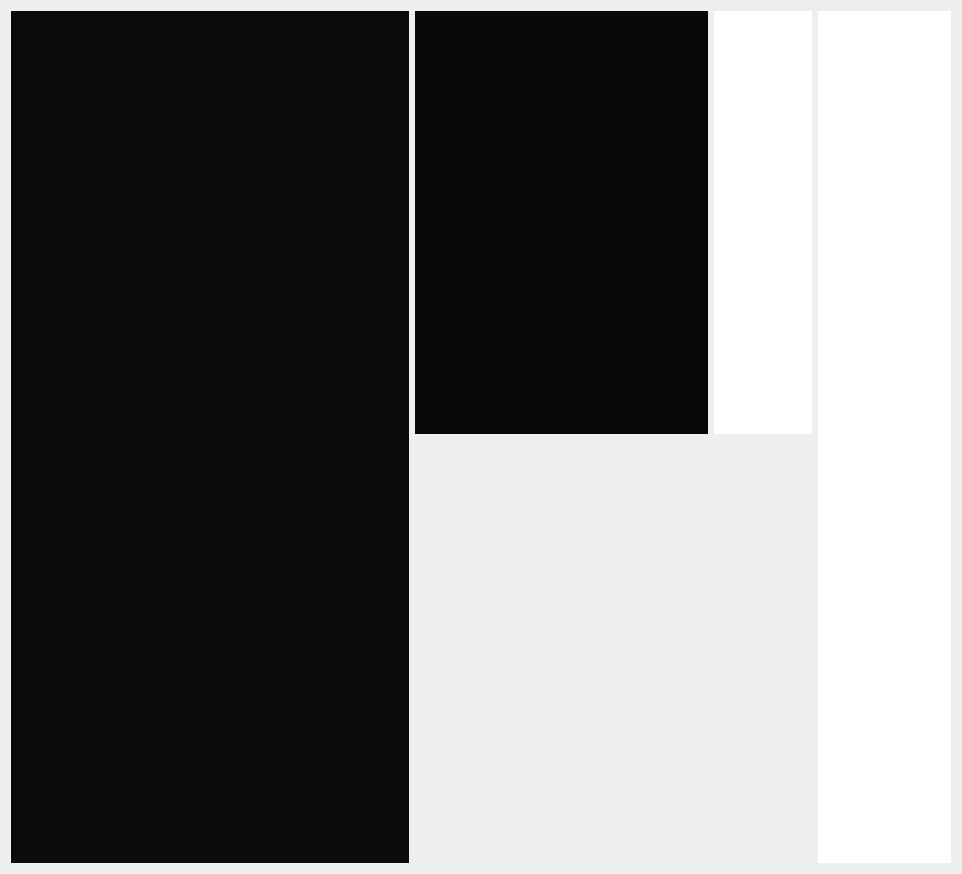
<?xml version="1.0" encoding="UTF-8"?>
<ui version="4.0">
 <class>glue_monitor</class>
 <widget class="QWidget" name="glue_monitor">
  <property name="geometry">
   <rect>
    <x>0</x>
    <y>0</y>
    <width>962</width>
    <height>874</height>
   </rect>
  </property>
  <property name="windowTitle">
   <string>实时界面</string>
  </property>
  <layout class="QHBoxLayout" name="horizontalLayout_2" stretch="3,3,1">
   <item>
    <widget class="QWidget" name="widget_2" native="true">
     <property name="styleSheet">
      <string notr="true">background-color: rgb(11, 11, 11);</string>
     </property>
    </widget>
   </item>
   <item>
    <widget class="QWidget" name="widget_7" native="true">
     <layout class="QVBoxLayout" name="verticalLayout" stretch="1,1">
      <property name="margin">
       <number>0</number>
      </property>
      <item>
       <widget class="QWidget" name="widget_6" native="true">
        <layout class="QHBoxLayout" name="horizontalLayout" stretch="3,1">
         <property name="spacing">
          <number>6</number>
         </property>
         <property name="margin">
          <number>0</number>
         </property>
         <item>
          <widget class="QWidget" name="widget_3" native="true">
           <property name="styleSheet">
            <string notr="true">background-color: rgb(9, 9, 9);</string>
           </property>
          </widget>
         </item>
         <item>
          <widget class="QWidget" name="widget_5" native="true">
           <property name="styleSheet">
            <string notr="true">background-color: rgb(255, 255, 255);</string>
           </property>
          </widget>
         </item>
        </layout>
       </widget>
      </item>
      <item>
       <widget class="QWidget" name="widget_4" native="true">
        <property name="styleSheet">
         <string notr="true"/>
        </property>
        <zorder>widget_2</zorder>
       </widget>
      </item>
     </layout>
    </widget>
   </item>
   <item>
    <widget class="QWidget" name="widget" native="true">
     <property name="styleSheet">
      <string notr="true">background-color: rgb(255, 255, 255);</string>
     </property>
    </widget>
   </item>
  </layout>
 </widget>
 <resources/>
 <connections/>
</ui>
